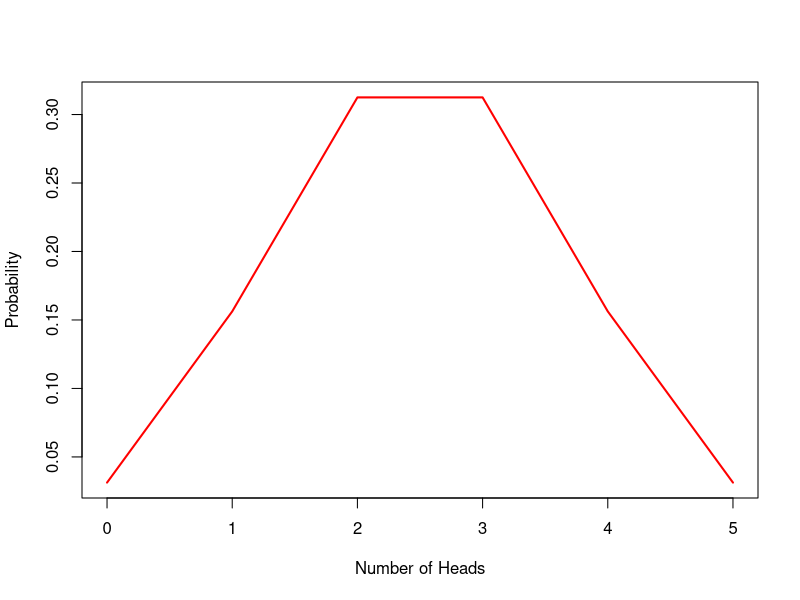
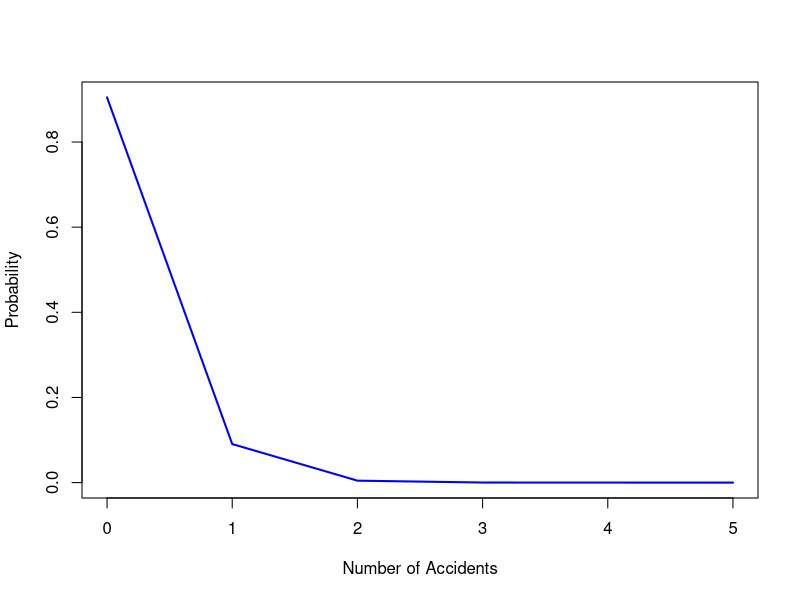

R code for these plots, in order:
#Q.1 Find the probability in tossing a fair coin 5 times
n = 5
p = 1/2
q = 1 - p

#a. 3 heads
P1 = dbinom(3, n, p)
print(P1)

#b. 3 tails and 2 heads
P2 = dbinom(3, n, q)
print(P2)

#c. at least 1 head
P3 = 1 - dbinom(0, n, p)
print(P3)

#d. not more than 1 tail
P4 = dbinom(0, n, q) + dbinom(1, n, q)
print(P4)

#Find mean, variance and plot the distribution
Ex = n * p
print(Ex)
Varx = n * p * q
print(Varx)

x = 0:n
Px = dbinom(x, n, p)
plot(x, Px, type = "l", lwd = 2, col = "red", xlab = "Number of Heads", ylab = "Probability")

#Q.2 An insurance company found that only 0.01% of the population is involved in a certain type of accident each year. If a thousand policy holders were randomly selected, what is the probability that not more than 2 of its clients are involved in such an accident next year?
n = 1000
p = 0.0001
lambda = n * p

# not more than 2 accidents
P1 = ppois(2, lambda)
print(P1)

# exactly 2 accidents
P2 = dpois(2, lambda)
print(P2)

# mean and variance
Ex = lambda
print(Ex)
Varx = lambda
print(Varx)

x = 0:5
Px = dpois(x, lambda)
plot(x, Px, type = "l", lwd = 2, col = "blue", xlab = "Number of Accidents", ylab = "Probability")
